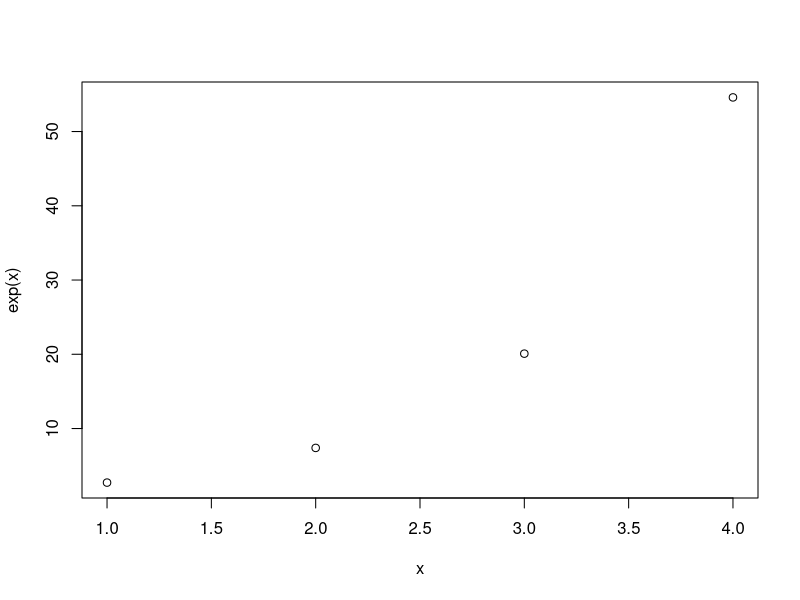
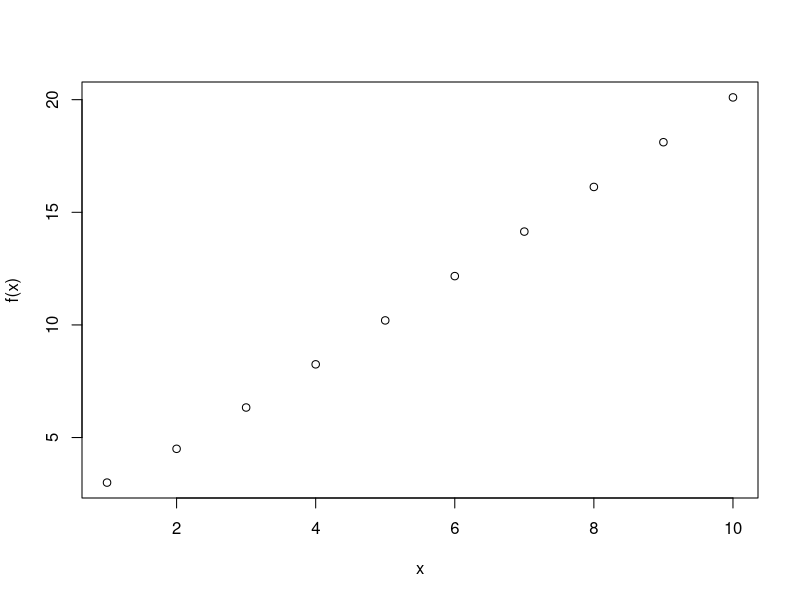

Write the R code that produced these figures, in order. (Note: this script raises an error after producing the figures.)
# quick reminder:
# log_b(b^n) = n
# log_b(n^p) = p * log_b(n)

# n = b^x  iff  x = log_b(n)

# let:  x = log_b(n)
# then: n = b^x
# 
# then: log_b(n^p) = log_b((b^x)^p)
#                  = log_b(b^(p*x))
#                  = p*x
#                  = p * log_b(n)



### DOCS FROM SFSMISC::INTEGRATE.XY ----
x <- 1:4
plot(x, exp(x))
# defaults etc 
sfsmisc::integrate.xy(x=x, fx=exp(x), a=min(x), b=max(x))
print(exp(4) - exp(1), digits=5) # the true integral

for(n in c(10, 20,50,100, 200)) {
  x <- seq(1,4, len = n)
  cat(formatC(n,wid=4), formatC(sfsmisc::integrate.xy(x, exp(x)), dig=10),"\n")
}

x <- 1:10
f <- function(x){
  x*2+(1/x+.0001)
}
f(x)
plot(x, f(x))
sum(f(x))
fx(10) - fx(1)
sfsmisc::integrate.xy(x, f(x))


### ALEX SIMS FROM 2015 ######################################################
# ac says there is no closed form for int(exp(-x^2)

### Parameters
n <- 100000 # samp size

theta_tall <- 70 # tall
sigma_tall <- 1
tall <- rnorm(n, theta_tall, sigma_tall)

theta_curved <- 0 # cureved
sigma_curved <- 0
curved <- rnorm(n, theta_curved, sigma_curved)

dist_very <- 3 # very
very <- rchisq(n, dist_very)

very2 <- runif(n, -1, 3) # very2

dist_extremely <- 10 # extremely
extremely <- rchisq(n, dist_extremely)

### Graph
plot(density(very))

plot(density(tall),xlim=c(63,82),col='blue')
lines(density(very2+tall),col='red')

plot(density(tall),xlim=c(50,130),ylim=c(0,.5),col="blue")
lines(density(tall+very),col="red")

#xlim=c(0,10),ylim=c(0,.5),col="white")
plot(density(curved), xlim=c(-1,1),ylim=c(0,5), col="green")
abline(v=0,col='blue')
lines(density(curved +very),col="red")

lines(density(tall+extremely),col="darkred")

very_tall <- function(q){
  xx <- density(tall+very)
  res <- rep(0,length(q))
  res[q > min(xx$x)] <- 
    sfsmisc::integrate.xy(xx$x, xx$y, a=min(xx$x), b=q[q > min(xx$x)])
  return(res)
}

not_very_tall <- function(x) return(1 - very_tall(x))
not_tall <- function(q) return(1 - c(pnorm(q, theta_tall, sigma_tall)))

plot(function(q) c(pnorm(q, theta_tall, sigma_tall)), xlim=c(63,82), col='blue')
curve(very_tall, add=TRUE, col='red')
curve(not_very_tall, add=TRUE, col='green')
curve(not_tall, xlim=c(63,82), col='darkgreen', add=TRUE)

(function(x) return(1-very_tall(x)))(73:76)
(function(x) return(1-very_tall(x)))(73)
